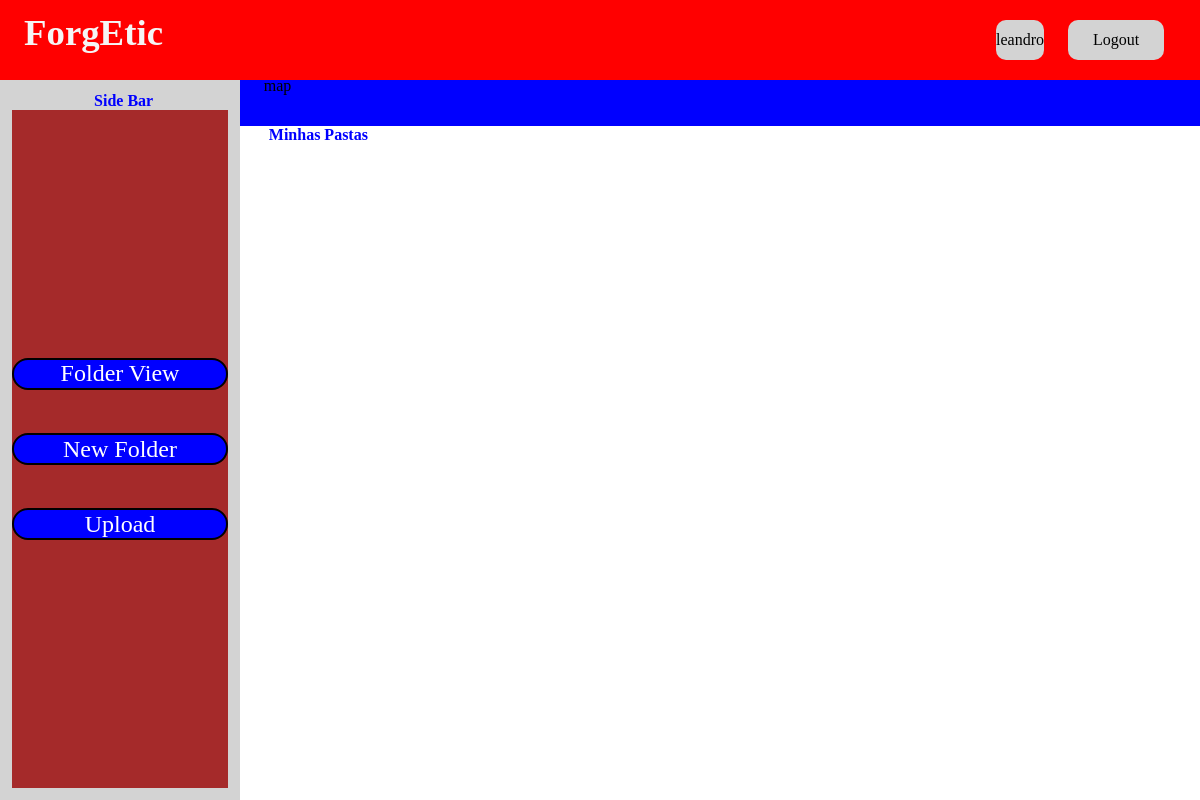
The app's page /upload/ (signed in), older data.
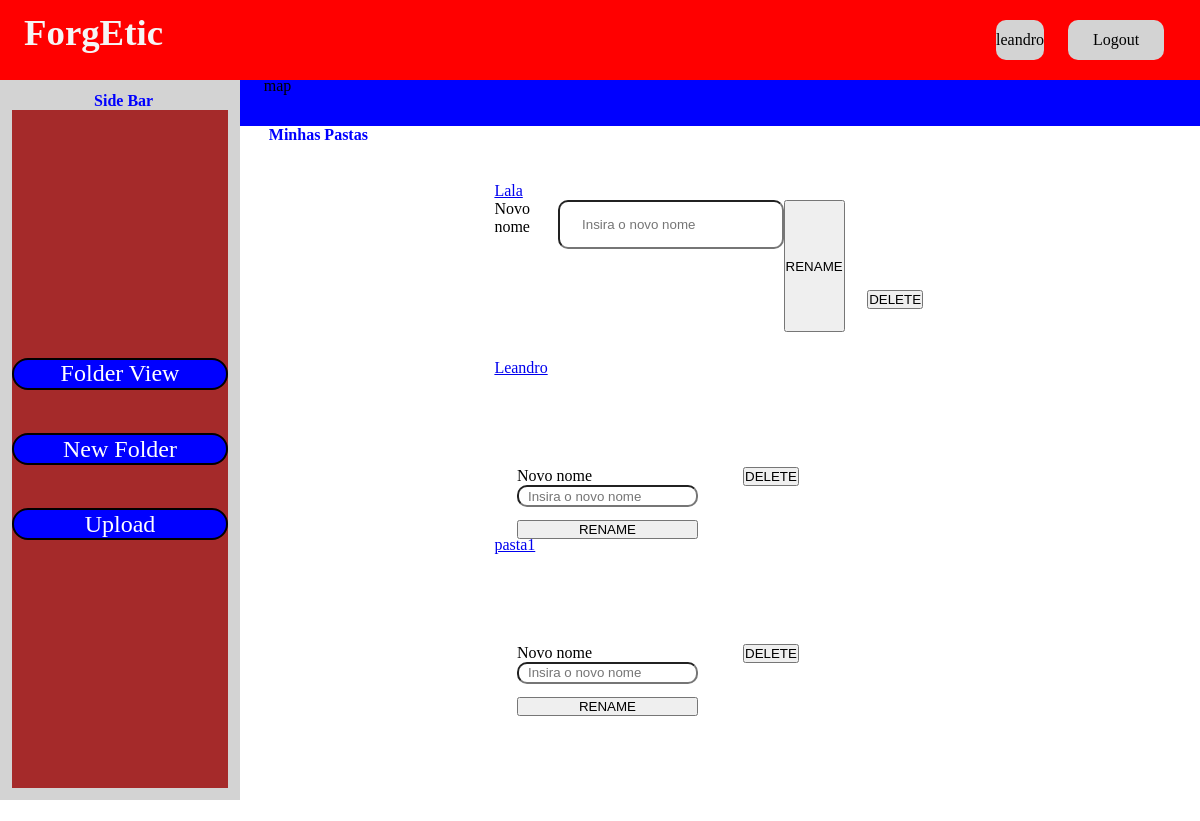
The same page, newer data.
### app_upload/models.py (models this page shows, shortened)
class Folder(models.Model):
    id = models.AutoField(primary_key=True)
    name = models.CharField(max_length=50, unique=True)
    user = models.ForeignKey(User, on_delete=models.CASCADE, related_name="folders")

### app_upload/views.py (the view)
# urls.py: path("", views.folder_view, name="folderView"),
@login_required(login_url="/login/")
def folder_view(request):
    if request.method == 'GET':
        folders = Folder.objects.filter(user=request.user)
        return render(request,'folderView.html', {'folders': folders})
    elif request.method == "POST":
        return render (request, 'folderView.html')

### app_upload/templates/folderView.html (shortened to what this page needs)
{% extends "base.html" %}
{% block 'workView' %}
    <h1>Minhas Pastas</h1>
    <form class= "folderViewForm" method="GET" action="{%url 'folderView'%}">
        <ul>
            {% for folder in folders %}
                <div class = "folders">
                    <a href= "/upload/folderView/{{folder.id}}" class = "folderName", href="{% url 'folderView'%}">{{ folder.name }}</a>
                    <div class = "btns_folder">
                        <form method = "POST" action = {%url "rename_folder" folder.id%}>
                            <label>Novo nome </label>
                            <input type = "text" name = "new_name" placeholder = "Insira o novo nome" required>
                            <button type = "submit" class = "btn_rename">RENAME</button>
                        </form>
                        <form method = "POST" action = {%url "delete_folder" folder.id %}>
                            <button class = "btn_delete">DELETE</button>
                        </form>
                    </div>
                </div>
            {% endfor %}
        </ul>
    </form>
{%endblock%}

Row changes from the older to the newer data that the page shows:
added Folder: name "Lala"
added Folder: name "Leandro"
added Folder: name "pasta1"
